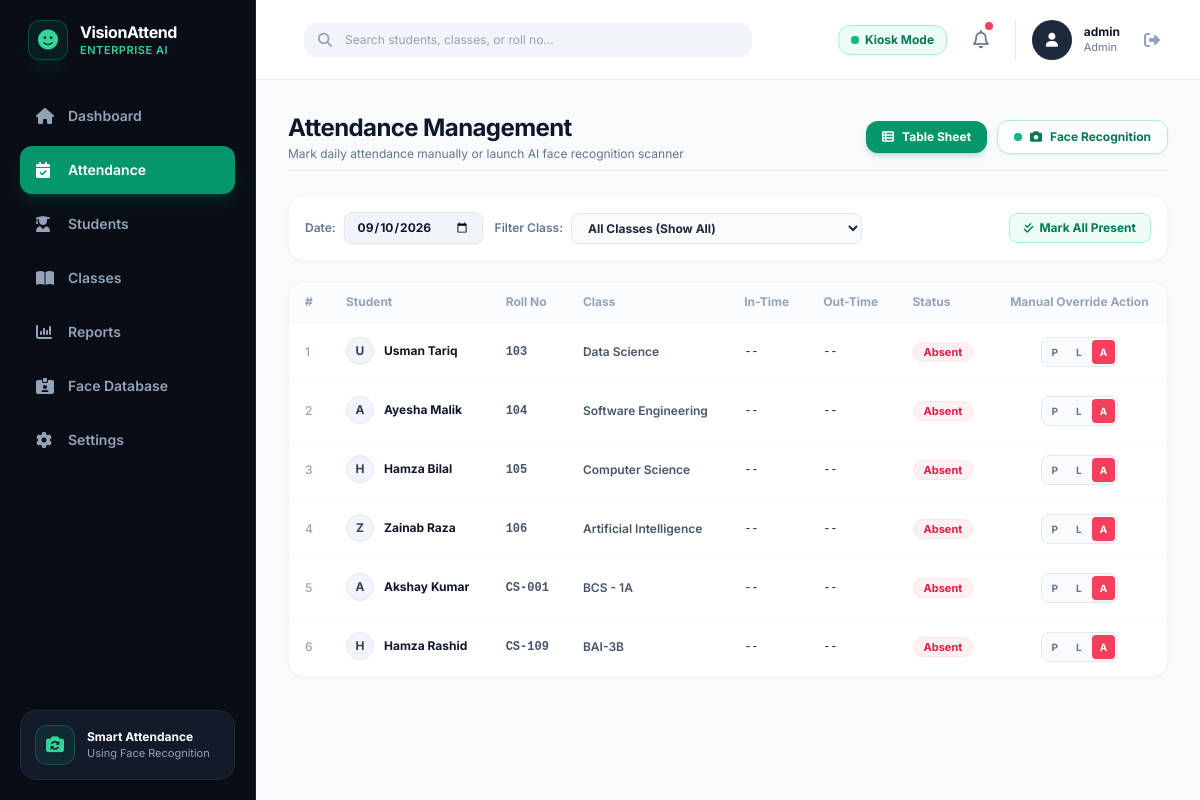
The app's page /attendance (signed in) with its own data.
### src/database.py (models this page shows, shortened)
class Student(db.Model):
    __tablename__ = 'students'
    id = db.Column(db.Integer, primary_key=True)
    student_id = db.Column(db.String(50), unique=True, nullable=False, index=True)  # e.g., "CS-001"
    name = db.Column(db.String(100), nullable=False)                                # e.g., "Ali Raza"
    department = db.Column(db.String(100), default="BCS - 1A")                      # Class / Department code
    email = db.Column(db.String(120), nullable=True)
    sample_image = db.Column(db.String(255), nullable=True)
    created_at = db.Column(db.DateTime, default=datetime.utcnow)
    attendances = db.relationship('Attendance', backref='student', lazy=True, cascade="all, delete-orphan")

### app.py (the view)
@app.route('/attendance')
@admin_required
def attendance():
    date_str = request.args.get('date', '').strip()
    selected_date = date.today()
    if date_str:
        try:
            selected_date = datetime.strptime(date_str, "%Y-%m-%d").date()
        except ValueError:
            pass
    all_students = Student.query.order_by(Student.student_id.asc()).all()
    all_classes = AcademicClass.query.order_by(AcademicClass.class_code.asc()).all()
    records = Attendance.query.filter_by(date=selected_date).all()
    rec_map = {r.student_id: r for r in records}
    student_attendance_list = []
    for s in all_students:
        att = rec_map.get(s.student_id)
        student_attendance_list.append({
            "student_id": s.student_id,
            "name": s.name,
            "department": s.department,
            "in_time": att.in_time if att else None,
            "out_time": att.out_time if att else None,
            "status": att.status if att else "Absent"
        })
    return render_template(
        'attendance.html',
        active_page='attendance',
        student_attendance_list=student_attendance_list,
        classes=all_classes,
        selected_date_str=selected_date.strftime("%Y-%m-%d"),
        today_str=selected_date.strftime("%d %b %Y"),
        is_today=(selected_date == date.today())
    )

### app.py (called while the page is built)
def admin_required(f):
    @wraps(f)
    def decorated_function(*args, **kwargs):
        if 'user_id' not in session:
            return redirect(url_for('login'))
        if session.get('role') != 'admin':
            flash("Unauthorized: Administrator permissions required.", "error")
            return redirect(url_for('student_dashboard'))
        return f(*args, **kwargs)
    return decorated_function

### templates/attendance.html (shortened to what this page needs)
{% extends "base.html" %}
{% block content %}
<div class="space-y-6">
    <div class="flex flex-col md:flex-row items-start md:items-center justify-between gap-4 pb-2 border-b border-slate-200/80">
        <div>
            <h1 class="text-xl sm:text-2xl font-bold text-slate-900 tracking-tight">Attendance Management</h1>
            <p class="text-xs text-slate-500 mt-0.5">Mark daily attendance manually or launch AI face recognition scanner</p>
        </div>
        <div class="flex items-center gap-2.5 w-full md:w-auto">
            <button id="tabTableBtn" onclick="switchView('table')"
                    class="flex-1 md:flex-initial px-4 py-2 text-xs font-bold rounded-xl transition-all flex items-center justify-center gap-2 bg-emerald-600 text-white shadow-md shadow-emerald-600/20">
                <i class="fa-solid fa-table-list"></i> Table Sheet
            </button>
            <button id="tabCameraBtn" onclick="switchView('camera')"
                    class="flex-1 md:flex-initial px-4 py-2 text-xs font-bold rounded-xl transition-all flex items-center justify-center gap-2 bg-white hover:bg-emerald-50 text-emerald-700 border border-emerald-200 shadow-sm hover:border-emerald-300">
                <span class="relative flex h-2 w-2">
                    <span class="relative inline-flex rounded-full h-2 w-2 bg-emerald-500"></span>
                </span>
                <i class="fa-solid fa-camera"></i> Face Recognition
            </button>
        </div>
    </div>
    <div id="tableView" class="space-y-5">
        <div class="bg-white rounded-2xl p-4 border border-slate-100 shadow-sm flex flex-col sm:flex-row items-stretch sm:items-center justify-between gap-3">
            <div class="flex flex-wrap items-center gap-3 text-xs">
                <div class="flex items-center gap-2">
                    <label for="attendanceDatePicker" class="font-semibold text-slate-500">Date:</label>
                    <input type="date" id="attendanceDatePicker" value="{{ selected_date_str }}"
                           onchange="window.location.href='{{ url_for('attendance') }}?date=' + this.value"
                           class="bg-slate-100 hover:bg-slate-200/80 border border-slate-200 rounded-lg px-3 py-1.5 text-xs text-slate-900 font-bold focus:outline-none focus:ring-2 focus:ring-emerald-500/20 cursor-pointer shadow-sm">
                </div>
                <div class="flex items-center gap-2">
                    <span class="text-slate-500 font-semibold">Filter Class:</span>
                    <select id="classFilterSelect" onchange="filterTableByClass(this.value)"
                            class="bg-slate-50 border border-slate-200 rounded-lg px-3 py-1.5 text-slate-800 font-bold focus:outline-none focus:ring-2 focus:ring-emerald-500/20 cursor-pointer">
                        <option value="ALL">All Classes (Show All)</option>
                    </select>
                </div>
            </div>
            <div class="flex items-center space-x-2">
                <form method="POST" action="{{ url_for('mark_all_manual', status='Present', date=selected_date_str) }}">
                    <button type="submit" class="px-3.5 py-1.5 bg-emerald-50 hover:bg-emerald-100 text-emerald-700 border border-emerald-200 text-xs font-bold rounded-lg transition-all flex items-center gap-1.5">
                        <i class="fa-solid fa-check-double text-[11px]"></i> Mark All Present
                    </button>
                </form>
            </div>
        </div>
        <div class="bg-white rounded-2xl border border-slate-100 shadow-sm overflow-hidden">
            <div class="overflow-x-auto">
                <table class="w-full text-left text-xs min-w-[650px]" id="attendanceTable">
                    <thead>
                        <tr class="text-slate-400 font-semibold bg-slate-50/60 border-b border-slate-100">
                            <th class="py-3 px-4">#</th>
                            <th class="py-3 px-4">Student</th>
                            <th class="py-3 px-4">Roll No</th>
                            <th class="py-3 px-4">Class</th>
                            <th class="py-3 px-4">In-Time</th>
                            <th class="py-3 px-4">Out-Time</th>
                            <th class="py-3 px-4">Status</th>
                            <th class="py-3 px-4 text-center">Manual Override Action</th>
                        </tr>
                    </thead>
                    <tbody class="divide-y divide-slate-50 text-slate-700" id="attendanceTbody">
                        {% for item in student_attendance_list %}
                        <tr class="attendance-row hover:bg-slate-50/70 transition-colors" data-class="{{ item.department }}">
                            <td class="py-3.5 px-4 text-slate-400 font-medium row-index">{{ loop.index }}</td>
                            <td class="py-3.5 px-4 font-bold text-slate-900 flex items-center gap-2.5">
                                <span class="h-7 w-7 rounded-full bg-slate-100 text-slate-700 border border-slate-200 flex items-center justify-center text-xs font-bold">{{ item.name[0] }}</span>
                                <span class="student-name-text">{{ item.name }}</span>
                            </td>
                            <td class="py-3.5 px-4 font-mono text-slate-600 font-bold">{{ item.student_id }}</td>
                            <td class="py-3.5 px-4 text-slate-600 font-semibold class-cell">{{ item.department }}</td>
                            <td class="py-3.5 px-4 font-mono text-slate-800">{{ item.in_time or '--' }}</td>
                            <td class="py-3.5 px-4 font-mono text-slate-800">{{ item.out_time or '--' }}</td>
                            <td class="py-3.5 px-4">
                                {% if item.status == 'Present' %}
                                <span class="px-2.5 py-0.5 rounded-full text-[11px] font-bold bg-emerald-50 text-emerald-600 border border-emerald-100">
                                    Present
                                </span>
                                {% elif item.status == 'Late' %}
                                <span class="px-2.5 py-0.5 rounded-full text-[11px] font-bold bg-amber-50 text-amber-600 border border-amber-100">
                                    Late
                                </span>
                                {% else %}
                                <span class="px-2.5 py-0.5 rounded-full text-[11px] font-bold bg-rose-50 text-rose-600 border border-rose-100">
                                    Absent
                                </span>
                                {% endif %}
                            </td>
                            <td class="py-3.5 px-4 text-center">
                                <div class="inline-flex rounded-lg border border-slate-200 p-0.5 bg-slate-50 space-x-0.5">
                                    <form method="POST" action="{{ url_for('manual_mark_student', student_id=item.student_id, status='Present', date=selected_date_str) }}" class="inline">
                                        <button type="submit" title="Mark Present"
                                                class="px-2 py-1 rounded text-[10px] font-bold transition-colors {% if item.status == 'Present' %}bg-emerald-600 text-white shadow-sm{% else %}text-slate-500 hover:text-emerald-600 hover:bg-emerald-50{% endif %}">
                                            P
                                        </button>
                                    </form>
                                    <form method="POST" action="{{ url_for('manual_mark_student', student_id=item.student_id, status='Late', date=selected_date_str) }}" class="inline">
                                        <button type="submit" title="Mark Late"
                                                class="px-2 py-1 rounded text-[10px] font-bold transition-colors {% if item.status == 'Late' %}bg-amber-500 text-white shadow-sm{% else %}text-slate-500 hover:text-amber-600 hover:bg-amber-50{% endif %}">
                                            L
                                        </button>
                                    </form>
                                    <form method="POST" action="{{ url_for('manual_mark_student', student_id=item.student_id, status='Absent', date=selected_date_str) }}" class="inline">
                                        <button type="submit" title="Mark Absent"
                                                class="px-2 py-1 rounded text-[10px] font-bold transition-colors {% if item.status == 'Absent' %}bg-rose-500 text-white shadow-sm{% else %}text-slate-500 hover:text-rose-600 hover:bg-rose-50{% endif %}">
                                            A
                                        </button>
                                    </form>
                                </div>
                            </td>
                        </tr>
                        {% endfor %}
                    </tbody>
                </table>
            </div>
        </div>
    </div>
</div>
{% endblock %}

### static/css/styles.css (style rules this page uses)
body { background-color: #0b1120; font-family: -apple-system, BlinkMacSystemFont, "Segoe UI", Roboto, Helvetica, Arial, sans-serif; }

### records on screen
Student: name "U", name "Usman Tariq", student_id "103", department "Data Science", in_time "--", out_time "--"
Student: name "A", name "Ayesha Malik", student_id "104", department "Software Engineering", in_time "--", out_time "--"
Student: name "H", name "Hamza Bilal", student_id "105", department "Computer Science", in_time "--", out_time "--"
Student: name "Z", name "Zainab Raza", student_id "106", department "Artificial Intelligence", in_time "--", out_time "--"
Student: name "A", name "Akshay Kumar", student_id "CS-001", department "BCS - 1A", in_time "--", out_time "--"
Student: name "H", name "Hamza Rashid", student_id "CS-109", department "BAI-3B", in_time "--", out_time "--"

### other values on screen
{{ session.get('username', 'Admin') }} "admin"
{{ session.get('role', 'Administrator') }} "Admin"
